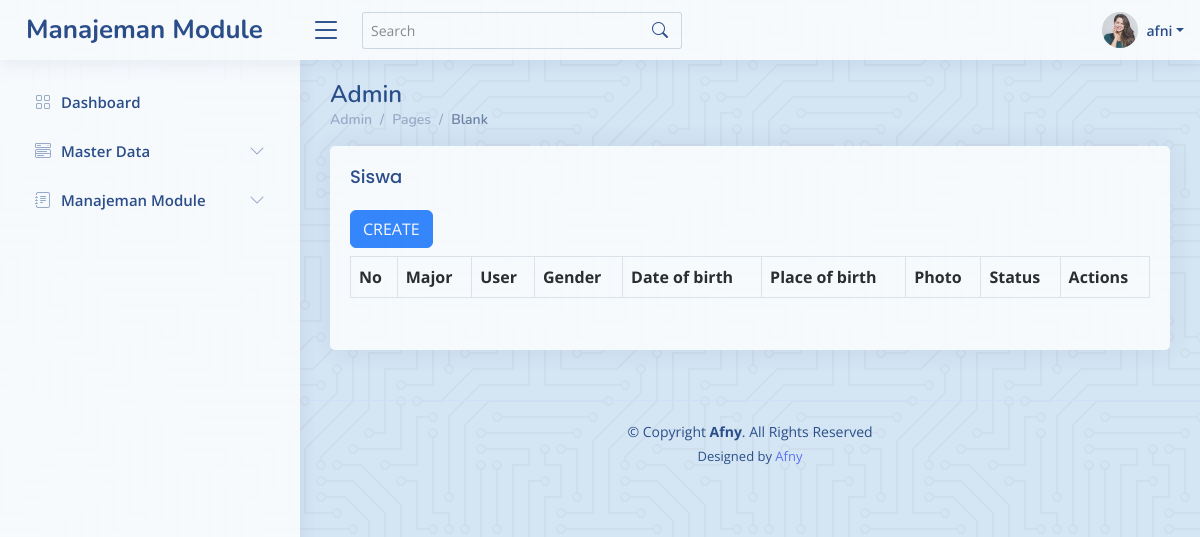
The app's page /admin/siswa.php (signed in), older data.
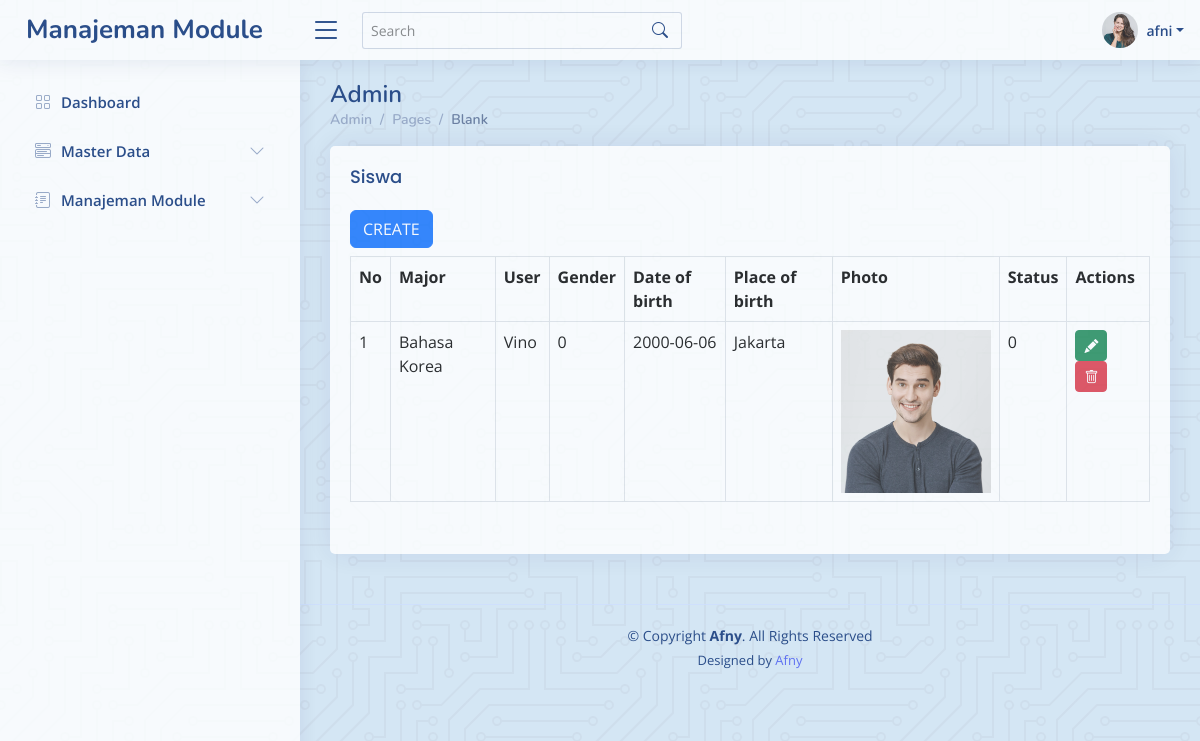
The same page, newer data.
### tables this page shows
CREATE TABLE `students` (
  `id` int(11) NOT NULL,
  `majors_id` int(11) NOT NULL,
  `user_id` int(11) NOT NULL,
  `gender` tinyint(1) DEFAULT NULL,
  `date_of_birth` date NOT NULL,
  `place_of_birth` varchar(50) NOT NULL,
  `photo` varchar(100) NOT NULL,
  `is_active` tinyint(1) DEFAULT 1,
  `created_at` timestamp NOT NULL DEFAULT current_timestamp(),
  `updated_at` timestamp NULL DEFAULT NULL ON UPDATE current_timestamp()
);

CREATE TABLE `majors` (
  `id` int(11) NOT NULL,
  `name` varchar(100) DEFAULT NULL,
  `is_active` tinyint(4) DEFAULT 1,
  `created_at` timestamp NULL DEFAULT current_timestamp(),
  `updated_at` timestamp NULL DEFAULT NULL
);

CREATE TABLE `users` (
  `id` int(11) NOT NULL,
  `name` varchar(50) NOT NULL,
  `email` varchar(50) NOT NULL,
  `password` varchar(100) NOT NULL,
  `is_active` tinyint(1) NOT NULL DEFAULT 1,
  `created_at` timestamp NOT NULL DEFAULT current_timestamp(),
  `updated_at` timestamp NULL DEFAULT NULL ON UPDATE current_timestamp()
);

### admin/siswa.php (the view, shortened to what this page needs)
<?php
include '../koneksi.php';
$queryStudents = mysqli_query($koneksi, "SELECT
    s.id AS student_id,
    m.name AS majors_name,
    u.name AS user_name,
    s.id,
    s.gender,
    s.date_of_birth,
    s.place_of_birth,
    s.photo,
    s.is_active
FROM
    students s
LEFT JOIN
    majors m ON s.majors_id = m.id
LEFT JOIN
    users u ON s.user_id = u.id
ORDER BY
    s.id DESC");
$students = mysqli_fetch_all($queryStudents, MYSQLI_ASSOC);
?>
<!DOCTYPE html>
<html lang="en">
<?php include '../inc/head.php'; ?>
<body>
  <?php  include "../inc/header.php"; ?>
  <?php  include "../inc/sidebar.php"; ?>
  <main id="main" class="main">
    <div class="pagetitle">
      <h1>Admin</h1>
      <nav>
        <ol class="breadcrumb">
          <li class="breadcrumb-item"><a href="dashboard.php">Admin</a></li>
          <li class="breadcrumb-item">Pages</li>
          <li class="breadcrumb-item active">Blank</li>
        </ol>
      </nav>
    </div>
    <section class="section">
      <div class="row">
        <div class="col-lg-12">
          <div class="card">
            <div class="card-body">
              <h5 class="card-title">Siswa</h5>
              <div class="table table-responsive">
                <a class="btn btn-primary mb-2" href="edit-siswa.php">CREATE</a>
                <table class="table table-bordered">
                  <tr>
                    <th>No</th>
                    <th>Major</th>
                    <th>User</th>
                    <th>Gender</th>
                    <th>Date of birth</th>
                    <th>Place of birth</th>
                    <th>Photo</th>
                    <th>Status</th>
                    <th>Actions</th>
                  </tr>
                  <?php
                  $no = 1;
                  foreach ($students as $student) {
                  ?>
                    <tr>
                      <td><?= $no++ ?></td>
                      <td><?= $student['majors_name'] ?></td>
                      <td><?= $student['user_name'] ?></td>
                      <td><?= $student['gender'] ?></td>
                      <td><?= $student['date_of_birth'] ?></td>
                      <td><?= $student['place_of_birth']?></td>
                      <td><img width="150" src="../assets/uploads/<?= $student['photo'] ?>" alt=""></td>
                      <td><?= $student['is_active'] ?></td>
                      <td><a href="edit-siswa.php?Edit=<?php echo $student['id'] ?>" class="btn btn-success btn-sm"><i class="bi bi-pencil-fill"></i></a>
                      <a onclick="return confirm ('Yakin ingin menghapus?')" href="instruktur.php?idDel=<?php echo $student['id'] ?>" class="btn btn-danger btn-sm"><i class="bi bi-trash"></i></a>
                      </td>
                    </tr>
                  <?php
                  } ?>
                </table>
              </div>
            </div>
          </div>
        </div>
      </div>
    </section>
  </main>
  <?= include '../inc/footer.php'; ?>
</body>
</html>

### inc/head.php (shortened to what this page needs)
<head>
  <link href="../assets/vendor/bootstrap/css/bootstrap.min.css" rel="stylesheet">
  <link href="../assets/vendor/bootstrap-icons/bootstrap-icons.css" rel="stylesheet">
  <link href="../assets/vendor/boxicons/css/boxicons.min.css" rel="stylesheet">
  <link href="../assets/vendor/quill/quill.snow.css" rel="stylesheet">
  <link href="../assets/vendor/quill/quill.bubble.css" rel="stylesheet">
  <link href="../assets/vendor/remixicon/remixicon.css" rel="stylesheet">
  <link href="../assets/vendor/simple-datatables/style.css" rel="stylesheet">
  <link href="../assets/css/style.css" rel="stylesheet">
</head>

### inc/header.php (shortened to what this page needs)
<header id="header" class="header fixed-top d-flex align-items-center">
    <div class="d-flex align-items-center justify-content-between">
      <a href="index.html" class="logo d-flex align-items-center">
        <span class="d-none d-lg-block">Manajeman Module</span>
      </a>
      <i class="bi bi-list toggle-sidebar-btn"></i>
    </div>
    <div class="search-bar">
      <form class="search-form d-flex align-items-right" method="POST" action="#">
        <input type="text" name="query" placeholder="Search" title="Enter search keyword">
        <button type="submit" title="Search"><i class="bi bi-search"></i></button>
      </form>
    </div>
    <nav class="header-nav ms-auto">
      <ul class="d-flex align-items-center">
        <li class="nav-item dropdown pe-3">
          <a class="nav-link nav-profile d-flex align-items-center pe-0" href="#" data-bs-toggle="dropdown">
            <img src="../assets/img/messages-1.jpg" alt="Profile" class="rounded-circle">
            <span class="d-none d-md-block dropdown-toggle ps-2"><?= $_SESSION['NAME']; ?></span>
          </a>
        </li>
      </ul>
    </nav>
  </header>

### inc/sidebar.php (shortened to what this page needs)
<aside id="sidebar" class="sidebar">
    <ul class="sidebar-nav" id="sidebar-nav">
      <li class="nav-item">
        <a class="nav-link collapsed" href="../admin/dashboard.php">
          <i class="bi bi-grid"></i>
          <span>Dashboard</span>
        </a>
      </li>
      <li class="nav-item">
        <a class="nav-link collapsed" data-bs-target="#customer-nav" data-bs-toggle="collapse" href="#">
          <i class="bi bi-menu-button-wide"></i><span>Master Data</span><i class="bi bi-chevron-down ms-auto"></i>
        </a>
      </li>
      <li class="nav-item">
        <a class="nav-link collapsed" data-bs-target="#forms-nav" data-bs-toggle="collapse" href="#">
          <i class="bi bi-journal-text"></i><span>Manajeman Module</span><i class="bi bi-chevron-down ms-auto"></i>
        </a>
      </li>
    </ul>
</aside>

### inc/footer.php
<footer id="footer" class="footer">
    <div class="copyright">
      &copy; Copyright <strong><span>Afny</span></strong>. All Rights Reserved
    </div>
    <div class="credits">
      Designed by <a href="https://bootstrapmade.com/">Afny</a>
    </div>
  </footer>

### assets/css/style.css (style rules this page uses)
:root { scroll-behavior: smooth; }
body { font-family: "Open Sans", sans-serif; background-color: #DFDBE5; color: #444444; }
a { color: #4154f1; text-decoration: none; }
h1, h2, h3, h4, h5, h6 { font-family: "Nunito", sans-serif; }
#main { margin-top: 60px; padding: 20px 30px; transition: all 0.3s; }
.pagetitle { margin-bottom: 10px; }
.pagetitle h1 { font-size: 24px; margin-bottom: 0; font-weight: 600; color: #012970; }
.card { margin-bottom: 30px; border: none; border-radius: 5px; box-shadow: 0px 0 30px rgba(1, 41, 112, 0.1); }
.card-title { padding: 20px 0 15px 0; font-size: 18px; font-weight: 500; color: #012970; font-family: "Poppins", sans-serif; }
.card-body { padding: 0 20px 20px 20px; }
.breadcrumb { font-size: 14px; font-family: "Nunito", sans-serif; color: #899bbd; font-weight: 600; }
.breadcrumb a { color: #899bbd; transition: 0.3s; }
.breadcrumb .breadcrumb-item::before { color: #899bbd; }
.breadcrumb .active { color: #51678f; font-weight: 600; }
.logo { line-height: 1; }
@media (min-width: 1200px) { .logo { width: 280px; } }
.logo span { font-size: 26px; font-weight: 700; color: #012970; font-family: "Nunito", sans-serif; }
.header { transition: all 0.5s; z-index: 997; height: 60px; box-shadow: 0px 2px 20px rgba(1, 41, 112, 0.1); background-color: #fff; padding-left: 20px; }
.header .toggle-sidebar-btn { font-size: 32px; padding-left: 10px; cursor: pointer; color: #012970; }
.header .search-bar { min-width: 360px; padding: 0 20px; }
.header .search-form { width: 100%; }
.header .search-form input { border: 0; font-size: 14px; color: #012970; border: 1px solid rgba(1, 41, 112, 0.2); padding: 7px 38px 7px 8px; border-radius: 3px; transition: 0.3s; width: 100%; }
.header .search-form button { border: 0; padding: 0; margin-left: -30px; background: none; }
.header .search-form button i { color: #012970; }
.header-nav ul { list-style: none; }
.header-nav>ul { margin: 0; padding: 0; }
.header-nav .nav-profile { color: #012970; }
.header-nav .nav-profile img { max-height: 36px; }
.header-nav .nav-profile span { font-size: 14px; font-weight: 600; }
.sidebar { position: fixed; top: 60px; left: 0; bottom: 0; width: 300px; z-index: 996; transition: all 0.3s; padding: 20px; overflow-y: auto; scrollbar-width: thin; scrollbar-color: #aab7cf transparent; box-shadow: 0px 0px 20px rgba(1, 41, 112, 0.1); background-color: #fff; }
@media (min-width: 1200px) { #main, #footer { margin-left: 300px; } }
.sidebar-nav { padding: 0; margin: 0; list-style: none; }
.sidebar-nav li { padding: 0; margin: 0; list-style: none; }
.sidebar-nav .nav-item { margin-bottom: 5px; }
.sidebar-nav .nav-link { display: flex; align-items: center; font-size: 15px; font-weight: 600; color: #4154f1; transition: 0.3; background: #f6f9ff; padding: 10px 15px; border-radius: 4px; }
.sidebar-nav .nav-link i { font-size: 16px; margin-right: 10px; color: #4154f1; }
.sidebar-nav .nav-link.collapsed { color: #012970; background: #fff; }
.sidebar-nav .nav-link.collapsed i { color: #899bbd; }
.sidebar-nav .nav-link .bi-chevron-down { margin-right: 0; transition: transform 0.2s ease-in-out; }
.footer { padding: 20px 0; font-size: 14px; transition: all 0.3s; border-top: 1px solid #cddfff; }
.footer .copyright { text-align: center; color: #012970; }
.footer .credits { padding-top: 5px; text-align: center; font-size: 13px; color: #012970; }

### inc/head.php (style rules this page uses)
body { background-color: #d4e6f4; opacity: 0.8; }

Row changes from the older to the newer data that the page shows:
added students: majors.name "Bahasa Korea", user.name "Vino", gender "0", date_of_birth "2000-06-06", place_of_birth "Jakarta", photo (picture), is_active "0"
